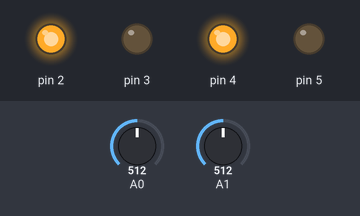
Recording of a sketch running on a simulated Arduino Uno, built with avr-gcc and run on an emulated ATmega328P. Parts: output pins drawn as LEDs (lit = HIGH). The test bench sets the inputs (shaded band); at power-on: A0 = 512, A1 = 512.

Above: at 1.2 s.
1.3 s: A0 set to 367
2.8 s: A0 set to 337
At 4.0 s:
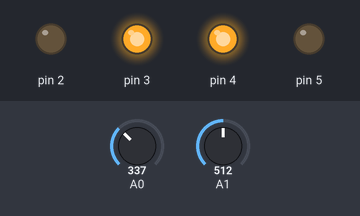
4.3 s: A1 set to 358
5.8 s: A1 set to 332
At 6.4 s:
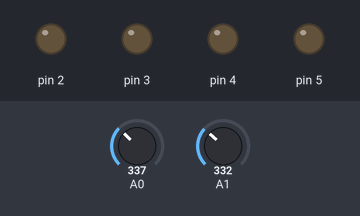
7.3 s: A1 set to 304
At 8.5 s:
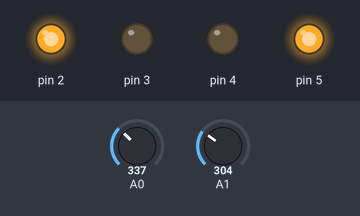
8.8 s: A0 set to 310
At 9.9 s:
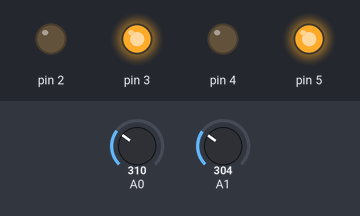
Timing chart, 0 to 11.3 s (numbered marks = the images above; inputs shaded):
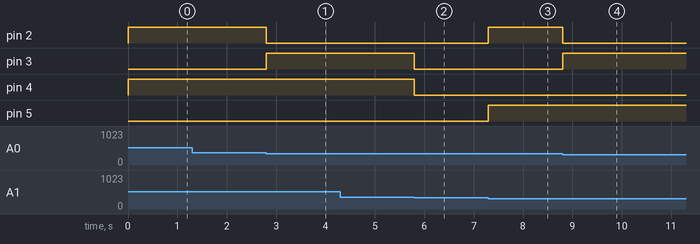

Measured:
- the behaviour switches between 351 and 350 on A0 (found by bisection; images 0 and 1)
- the behaviour switches between 351 and 350 on A1 (found by bisection; images 1 and 2)
- the behaviour switches between 320 and 319 on A1 (found by bisection; images 2 and 3)
- after the input at 1.3 s, every drawn part: stays the same
- after the input at 2.8 s, pin 2: HIGH → LOW at once; pin 3: LOW → HIGH at once
- after the input at 4.3 s, every drawn part: stays the same
- after the input at 5.8 s, pin 3, pin 4: HIGH → LOW at once
- after the input at 7.3 s, pin 2, pin 5: LOW → HIGH at once
- after the input at 8.8 s, pin 2: HIGH → LOW at once; pin 3: LOW → HIGH at once

The sketch:

final_code_for_hand_gesture_controls.ino
```cpp
/*

*/

int x,y;

void setup()
{
  pinMode(2,OUTPUT);
  pinMode(3,OUTPUT);
  pinMode(4,OUTPUT);
  pinMode(5,OUTPUT);
}

void loop()
{
  x = analogRead(0);
  y = analogRead(1);

  if(x > 350)
  {
    digitalWrite(2,1);
    digitalWrite(3,0);
    digitalWrite(4,1);
    digitalWrite(5,0);
  }

  else if (x < 320)
  {
    digitalWrite(2,0);
    digitalWrite(3,1);
    digitalWrite(4,0);
    digitalWrite(5,1);
  }

  else if (y > 350)
  {
    digitalWrite(2,0);
    digitalWrite(3,1);
    digitalWrite(4,1);
    digitalWrite(5,0);
  }

  else if (y < 320)
  {
    digitalWrite(2,1);
    digitalWrite(3,0);
    digitalWrite(4,0);
    digitalWrite(5,1);
  }

  else
  {
    digitalWrite(2,0);
    digitalWrite(3,0);
    digitalWrite(4,0);
    digitalWrite(5,0);
  }
}
```
